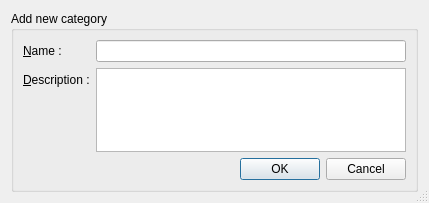
<?xml version="1.0" encoding="UTF-8"?>
<ui version="4.0">
 <class>CategoryForm</class>
 <widget class="QDialog" name="CategoryForm">
  <property name="geometry">
   <rect>
    <x>0</x>
    <y>0</y>
    <width>429</width>
    <height>203</height>
   </rect>
  </property>
  <property name="windowTitle">
   <string>Dialog</string>
  </property>
  <property name="autoFillBackground">
   <bool>false</bool>
  </property>
  <property name="sizeGripEnabled">
   <bool>true</bool>
  </property>
  <property name="modal">
   <bool>false</bool>
  </property>
  <layout class="QVBoxLayout" name="verticalLayout_3">
   <item>
    <widget class="QGroupBox" name="groupBox">
     <property name="title">
      <string>Add new category</string>
     </property>
     <layout class="QVBoxLayout" name="verticalLayout">
      <item>
       <layout class="QFormLayout" name="formLayout">
        <item row="0" column="0">
         <widget class="QLabel" name="label">
          <property name="text">
           <string>&amp;Name :</string>
          </property>
          <property name="buddy">
           <cstring>name_le</cstring>
          </property>
         </widget>
        </item>
        <item row="0" column="1">
         <widget class="QLineEdit" name="name_le"/>
        </item>
        <item row="1" column="0">
         <widget class="QLabel" name="label_2">
          <property name="text">
           <string>&amp;Description :</string>
          </property>
          <property name="buddy">
           <cstring>description_te</cstring>
          </property>
         </widget>
        </item>
        <item row="1" column="1">
         <widget class="QTextEdit" name="description_te"/>
        </item>
       </layout>
      </item>
      <item>
       <widget class="QDialogButtonBox" name="buttonBox">
        <property name="orientation">
         <enum>Qt::Horizontal</enum>
        </property>
        <property name="standardButtons">
         <set>QDialogButtonBox::Cancel|QDialogButtonBox::Ok</set>
        </property>
       </widget>
      </item>
     </layout>
    </widget>
   </item>
  </layout>
 </widget>
 <tabstops>
  <tabstop>name_le</tabstop>
  <tabstop>description_te</tabstop>
  <tabstop>buttonBox</tabstop>
 </tabstops>
 <resources/>
 <connections>
  <connection>
   <sender>buttonBox</sender>
   <signal>accepted()</signal>
   <receiver>CategoryForm</receiver>
   <slot>accept()</slot>
   <hints>
    <hint type="sourcelabel">
     <x>267</x>
     <y>183</y>
    </hint>
    <hint type="destinationlabel">
     <x>157</x>
     <y>274</y>
    </hint>
   </hints>
  </connection>
  <connection>
   <sender>buttonBox</sender>
   <signal>rejected()</signal>
   <receiver>CategoryForm</receiver>
   <slot>reject()</slot>
   <hints>
    <hint type="sourcelabel">
     <x>335</x>
     <y>183</y>
    </hint>
    <hint type="destinationlabel">
     <x>286</x>
     <y>274</y>
    </hint>
   </hints>
  </connection>
 </connections>
</ui>
